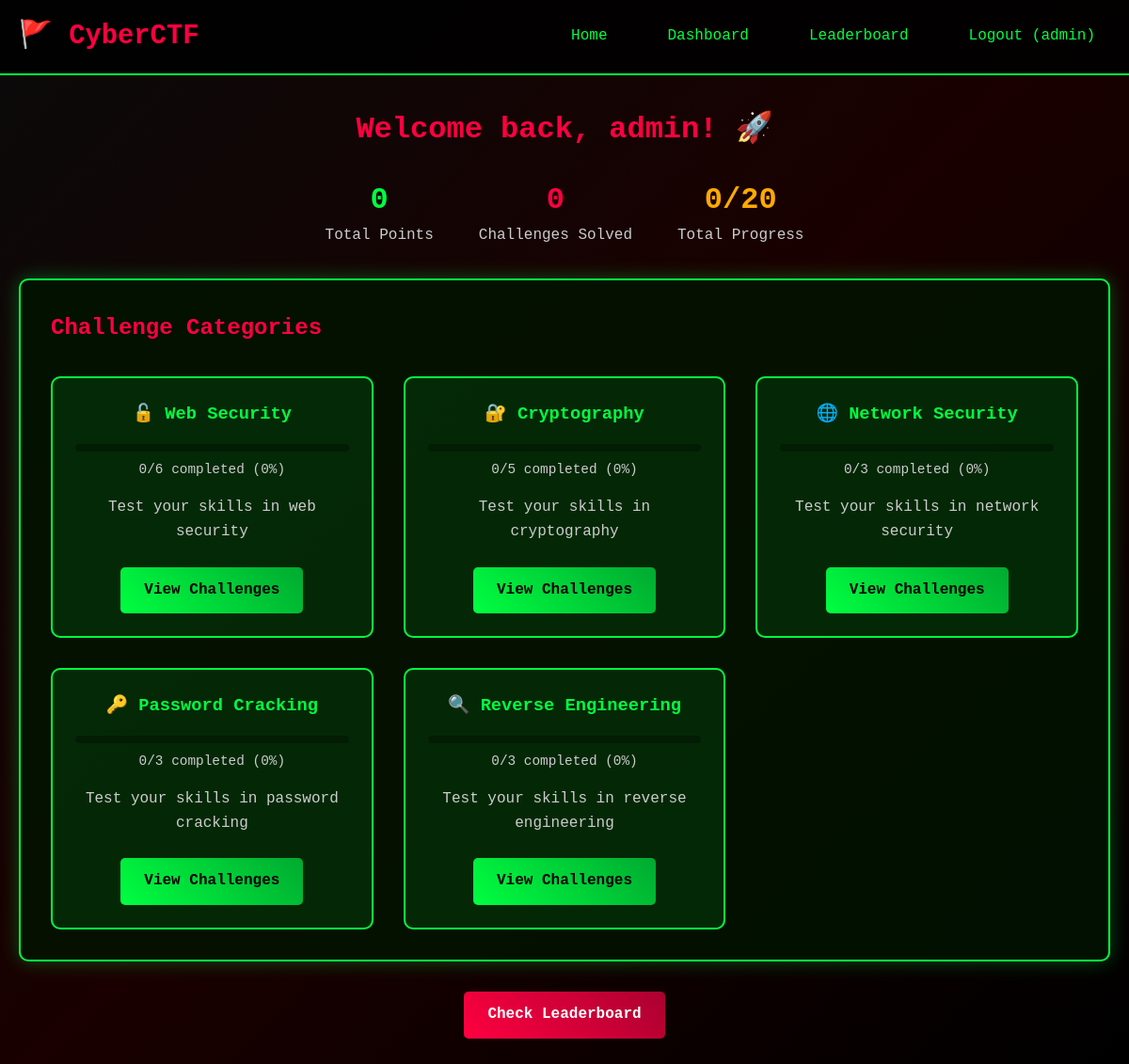
The app's page /dashboard (signed in) with its own data.
### tables this page shows
CREATE TABLE users (
            id INTEGER PRIMARY KEY AUTOINCREMENT,
            username TEXT UNIQUE NOT NULL,
            email TEXT UNIQUE NOT NULL,
            password_hash TEXT NOT NULL,
            total_score INTEGER DEFAULT 0,
            created_at TIMESTAMP DEFAULT CURRENT_TIMESTAMP
        );

CREATE TABLE challenges (
                id INTEGER PRIMARY KEY AUTOINCREMENT,
                title TEXT NOT NULL,
                description TEXT NOT NULL,
                category TEXT NOT NULL,
                points INTEGER NOT NULL,
                flag TEXT NOT NULL,
                hint TEXT,
                explanation TEXT,
                challenge_data TEXT,
                difficulty TEXT DEFAULT 'Easy'
            );

### app.py (the view)
@app.route('/dashboard')
def dashboard():
    if 'user_id' not in session:
        return redirect(url_for('login'))
    conn = sqlite3.connect('ctf.db')
    cursor = conn.cursor()
    cursor.execute('SELECT total_score FROM users WHERE id = ?', (session['user_id'],))
    user_score = cursor.fetchone()[0]
    cursor.execute('SELECT DISTINCT category FROM challenges')
    categories = [row[0] for row in cursor.fetchall()]
    cursor.execute('SELECT COUNT(*) FROM challenges')
    total_challenges = cursor.fetchone()[0]
    cursor.execute('''
        SELECT challenge_id FROM submissions
        WHERE user_id = ? AND is_correct = 1
    ''', (session['user_id'],))
    solved_challenges = [row[0] for row in cursor.fetchall()]
    category_stats = []
    for category in categories:
        cursor.execute('SELECT COUNT(*) FROM challenges WHERE category = ?', (category,))
        total_in_category = cursor.fetchone()[0]
        cursor.execute('''
            SELECT COUNT(*) FROM challenges c
            JOIN submissions s ON c.id = s.challenge_id
            WHERE c.category = ? AND s.user_id = ? AND s.is_correct = 1
        ''', (category, session['user_id']))
        solved_in_category = cursor.fetchone()[0]
        category_stats.append({
            'name': category,
            'total': total_in_category,
            'solved': solved_in_category,
            'percentage': int((solved_in_category / total_in_category) * 100) if total_in_category > 0 else 0
        })
    conn.close()
    return render_template('dashboard.html',
                         username=session['username'],
                         user_score=user_score,
                         categories=categories,
                         solved_count=len(solved_challenges),
                         total_challenges=total_challenges,
                         category_stats=category_stats)

### templates/dashboard.html (shortened to what this page needs)
{% extends "base.html" %}
{% block content %}
<div class="text-center mb-2">
    <h1 style="color: #ff0040;">Welcome back, {{ username }}! 🚀</h1>
    <div style="display: flex; justify-content: center; gap: 3rem; margin: 1.5rem 0; flex-wrap: wrap;">
        <div style="text-align: center;">
            <div style="font-size: 2rem; color: #00ff41; font-weight: bold;">{{ user_score }}</div>
            <div style="color: #ccc;">Total Points</div>
        </div>
        <div style="text-align: center;">
            <div style="font-size: 2rem; color: #ff0040; font-weight: bold;">{{ solved_count }}</div>
            <div style="color: #ccc;">Challenges Solved</div>
        </div>
        <div style="text-align: center;">
            <div style="font-size: 2rem; color: #ffaa00; font-weight: bold;">{{ solved_count }}/{{ total_challenges }}</div>
            <div style="color: #ccc;">Total Progress</div>
        </div>
    </div>
</div>
<div class="card">
    <h2 style="color: #ff0040; margin-bottom: 2rem;">Challenge Categories</h2>
    <div style="display: grid; grid-template-columns: repeat(auto-fit, minmax(280px, 1fr)); gap: 2rem;">
        {% for stat in category_stats %}
        <div style="background: rgba(0, 255, 65, 0.1); border: 2px solid #00ff41; border-radius: 10px; padding: 1.5rem; text-align: center; transition: all 0.3s ease;">
            <h3 style="color: #00ff41; margin-bottom: 1rem;">
                {% if stat.name == 'Web Security' %}🔓
                {% elif stat.name == 'Cryptography' %}🔐
                {% elif stat.name == 'Network Security' %}🌐
                {% elif stat.name == 'Password Cracking' %}🔑
                {% elif stat.name == 'Reverse Engineering' %}🔍
                {% else %}🚩{% endif %}
                {{ stat.name }}
            </h3>
            <div style="margin-bottom: 1rem;">
                <div style="background: rgba(0, 0, 0, 0.3); height: 8px; border-radius: 4px; margin: 0.5rem 0;">
                </div>
                <div style="color: #ccc; font-size: 0.9rem;">{{ stat.solved }}/{{ stat.total }} completed ({{ stat.percentage }}%)</div>
            </div>
            <p style="margin-bottom: 1.5rem; color: #ccc;">Test your skills in {{ stat.name.lower() }}</p>
            <a href="/challenges/{{ stat.name }}" class="btn">View Challenges</a>
        </div>
        {% endfor %}
    </div>
</div>
<div style="text-align: center; margin-top: 2rem;">
    <a href="/leaderboard" class="btn btn-secondary">Check Leaderboard</a>
</div>
{% endblock %}

### templates/base.html (shortened to what this page needs)
<!DOCTYPE html>
<html lang="en">
<head>
    <link href="https://cdnjs.cloudflare.com/ajax/libs/font-awesome/6.4.0/css/all.min.css" rel="stylesheet">
</head>
<body>
    <nav class="navbar">
        <div class="nav-container">
            <a href="/" class="logo">🚩 CyberCTF</a>
            <ul class="nav-links">
                <li><a href="/">Home</a></li>
                {% if session.user_id %}
                    <li><a href="/dashboard">Dashboard</a></li>
                    <li><a href="/leaderboard">Leaderboard</a></li>
                    <li><a href="/logout">Logout ({{ session.username }})</a></li>
                {% else %}
                    <li><a href="/login">Login</a></li>
                    <li><a href="/register">Register</a></li>
                {% endif %}
            </ul>
        </div>
    </nav>
    <div class="container">
        {% block content %}{% endblock %}
    </div>
</body>
</html>

### templates/base.html (style rules this page uses)
* { margin: 0; padding: 0; box-sizing: border-box; }
body { font-family: 'Courier New', monospace; background: linear-gradient(135deg, #0a0a0a 0%, #1a0000 50%, #000000 100%); color: #00ff41; min-height: 100vh; line-height: 1.6; }
.navbar { background: rgba(0, 0, 0, 0.9); padding: 1rem 0; border-bottom: 2px solid #00ff41; }
.nav-container { max-width: 1200px; margin: 0 auto; padding: 0 20px; display: flex; justify-content: space-between; align-items: center; }
.logo { font-size: 1.8rem; font-weight: bold; color: #ff0040; text-decoration: none; }
.nav-links { display: flex; list-style: none; gap: 2rem; align-items: center; }
.nav-links a { color: #00ff41; text-decoration: none; padding: 0.5rem 1rem; border-radius: 5px; transition: all 0.3s ease; }
.container { max-width: 1200px; margin: 0 auto; padding: 2rem 20px; }
.card { background: rgba(0, 20, 0, 0.8); border: 2px solid #00ff41; border-radius: 10px; padding: 2rem; margin-bottom: 2rem; box-shadow: 0 0 20px rgba(0, 255, 65, 0.3); }
.btn { background: linear-gradient(45deg, #00ff41, #00aa30); color: #000; border: none; padding: 12px 25px; border-radius: 5px; cursor: pointer; font-weight: bold; text-decoration: none; display: inline-block; transition: all 0.3s ease; }
.btn-secondary { background: linear-gradient(45deg, #ff0040, #aa0030); color: white; }
.text-center { text-align: center; }
.mb-2 { margin-bottom: 2rem; }

### records on screen
users: username "admin"
challenges: name "Web Security", solved "0", total "6", percentage "0", name "web security"

### other values on screen
{{ user_score }} "0"
{{ solved_count }} "0"
{{ total_challenges }} "20"
{{ stat.name }} "Cryptography" "Network Security" "Password Cracking" "Reverse Engineering"
{{ stat.solved }} "0" "0" "0" "0"
{{ stat.total }} "5" "3" "3" "3"
{{ stat.percentage }} "0" "0" "0" "0"
{{ stat.name.lower() }} "cryptography" "network security" "password cracking" "reverse engineering"
